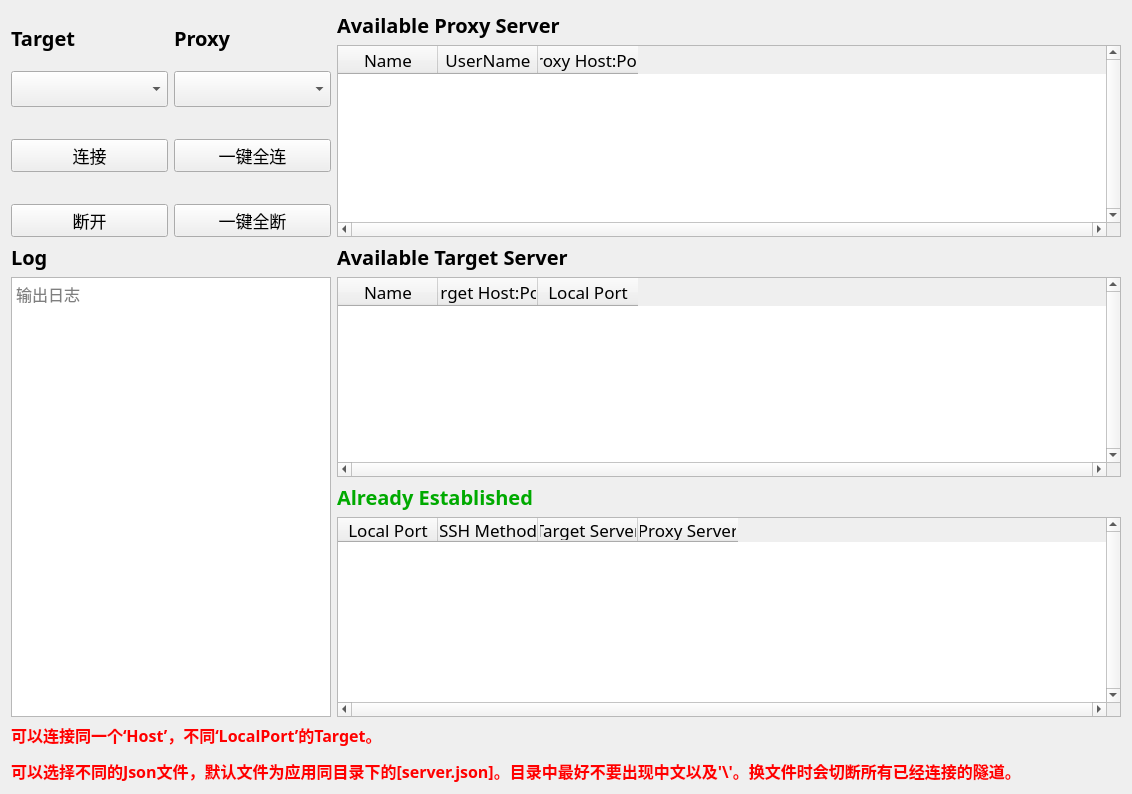
      <widget class="QWidget" name="pageConnect">
       <property name="sizePolicy">
        <sizepolicy hsizetype="Expanding" vsizetype="Expanding">
         <horstretch>0</horstretch>
         <verstretch>0</verstretch>
        </sizepolicy>
       </property>
       <layout class="QGridLayout" name="gridLayout">
        <item row="9" column="2">
         <widget class="QLabel" name="label_4">
          <property name="font">
           <font>
            <family>等线</family>
            <pointsize>15</pointsize>
            <weight>75</weight>
            <bold>true</bold>
           </font>
          </property>
          <property name="mouseTracking">
           <bool>true</bool>
          </property>
          <property name="text">
           <string>&lt;html&gt;&lt;head/&gt;&lt;body&gt;&lt;p&gt;&lt;span style=&quot; color:#00aa00;&quot;&gt;Already Established&lt;/span&gt;&lt;/p&gt;&lt;/body&gt;&lt;/html&gt;</string>
          </property>
         </widget>
        </item>
        <item row="4" column="0">
         <widget class="QPushButton" name="btnStart">
          <property name="sizePolicy">
           <sizepolicy hsizetype="Preferred" vsizetype="Fixed">
            <horstretch>0</horstretch>
            <verstretch>0</verstretch>
           </sizepolicy>
          </property>
          <property name="font">
           <font>
            <family>等线</family>
            <pointsize>13</pointsize>
            <weight>50</weight>
            <bold>false</bold>
           </font>
          </property>
          <property name="text">
           <string>连接</string>
          </property>
         </widget>
        </item>
        <item row="2" column="1">
         <widget class="QComboBox" name="proxyListBox">
          <property name="sizePolicy">
           <sizepolicy hsizetype="Preferred" vsizetype="Preferred">
            <horstretch>0</horstretch>
            <verstretch>0</verstretch>
           </sizepolicy>
          </property>
          <property name="font">
           <font>
            <family>等线</family>
            <pointsize>15</pointsize>
           </font>
          </property>
          <property name="currentIndex">
           <number>-1</number>
          </property>
          <property name="placeholderText">
           <string/>
          </property>
         </widget>
        </item>
        <item row="0" column="2">
         <widget class="QLabel" name="label_57">
          <property name="font">
           <font>
            <family>等线</family>
            <pointsize>15</pointsize>
            <weight>75</weight>
            <bold>true</bold>
           </font>
          </property>
          <property name="text">
           <string>Available Proxy Server</string>
          </property>
         </widget>
        </item>
        <item row="6" column="1">
         <widget class="QPushButton" name="btnAllStop">
          <property name="sizePolicy">
           <sizepolicy hsizetype="Preferred" vsizetype="Fixed">
            <horstretch>0</horstretch>
            <verstretch>0</verstretch>
           </sizepolicy>
          </property>
          <property name="font">
           <font>
            <family>等线</family>
            <pointsize>13</pointsize>
            <weight>50</weight>
            <bold>false</bold>
           </font>
          </property>
          <property name="text">
           <string>一键全断</string>
          </property>
         </widget>
        </item>
        <item row="1" column="2" rowspan="6">
         <widget class="QTableWidget" name="tblWdgAvailableProxyServer">
          <property name="minimumSize">
           <size>
            <width>0</width>
            <height>120</height>
           </size>
          </property>
          <property name="font">
           <font>
            <family>等线</family>
            <pointsize>13</pointsize>
           </font>
          </property>
          <property name="verticalScrollBarPolicy">
           <enum>Qt::ScrollBarAlwaysOn</enum>
          </property>
          <property name="horizontalScrollBarPolicy">
           <enum>Qt::ScrollBarAlwaysOn</enum>
          </property>
          <property name="verticalScrollMode">
           <enum>QAbstractItemView::ScrollPerPixel</enum>
          </property>
          <property name="horizontalScrollMode">
           <enum>QAbstractItemView::ScrollPerPixel</enum>
          </property>
          <property name="sortingEnabled">
           <bool>true</bool>
          </property>
          <attribute name="horizontalHeaderCascadingSectionResizes">
           <bool>true</bool>
          </attribute>
          <attribute name="horizontalHeaderMinimumSectionSize">
           <number>31</number>
          </attribute>
          <attribute name="horizontalHeaderShowSortIndicator" stdset="0">
           <bool>true</bool>
          </attribute>
          <attribute name="horizontalHeaderStretchLastSection">
           <bool>false</bool>
          </attribute>
          <attribute name="verticalHeaderCascadingSectionResizes">
           <bool>true</bool>
          </attribute>
          <attribute name="verticalHeaderMinimumSectionSize">
           <number>29</number>
          </attribute>
          <column>
           <property name="text">
            <string>Name</string>
           </property>
          </column>
          <column>
           <property name="text">
            <string>UserName</string>
           </property>
          </column>
          <column>
           <property name="text">
            <string>Proxy Host:Port</string>
           </property>
          </column>
         </widget>
        </item>
        <item row="11" column="0" colspan="3">
         <widget class="QLabel" name="label_32">
          <property name="font">
           <font>
            <family>等线</family>
            <pointsize>13</pointsize>
            <weight>75</weight>
            <bold>true</bold>
           </font>
          </property>
          <property name="text">
           <string>&lt;html&gt;&lt;head/&gt;&lt;body&gt;&lt;p&gt;&lt;span style=&quot; font-size:12pt; color:#ff0000;&quot;&gt;可以连接同一个‘Host’，不同‘LocalPort’的Target。&lt;/span&gt;&lt;/p&gt;&lt;p&gt;&lt;span style=&quot; font-size:12pt; color:#ff0000;&quot;&gt;可以选择不同的Json文件，默认文件为应用同目录下的[server.json]。目录中最好不要出现中文以及'\'。换文件时会切断所有已经连接的隧道。&lt;/span&gt;&lt;/p&gt;&lt;/body&gt;&lt;/html&gt;</string>
          </property>
         </widget>
        </item>
        <item row="8" column="0" rowspan="3" colspan="2">
         <widget class="QTextBrowser" name="txtBrowerLog">
          <property name="sizePolicy">
           <sizepolicy hsizetype="Expanding" vsizetype="MinimumExpanding">
            <horstretch>0</horstretch>
            <verstretch>0</verstretch>
           </sizepolicy>
          </property>
          <property name="minimumSize">
           <size>
            <width>320</width>
            <height>0</height>
           </size>
          </property>
          <property name="font">
           <font>
            <family>等线</family>
            <pointsize>12</pointsize>
           </font>
          </property>
          <property name="placeholderText">
           <string>输出日志</string>
          </property>
         </widget>
        </item>
        <item row="6" column="0">
         <widget class="QPushButton" name="btnStop">
          <property name="sizePolicy">
           <sizepolicy hsizetype="Preferred" vsizetype="Fixed">
            <horstretch>0</horstretch>
            <verstretch>0</verstretch>
           </sizepolicy>
          </property>
          <property name="font">
           <font>
            <family>等线</family>
            <pointsize>13</pointsize>
            <weight>50</weight>
            <bold>false</bold>
           </font>
          </property>
          <property name="text">
           <string>断开</string>
          </property>
         </widget>
        </item>
        <item row="7" column="2">
         <widget class="QLabel" name="label">
          <property name="font">
           <font>
            <family>等线</family>
            <pointsize>15</pointsize>
            <weight>75</weight>
            <bold>true</bold>
           </font>
          </property>
          <property name="text">
           <string>Available Target Server</string>
          </property>
         </widget>
        </item>
        <item row="4" column="1">
         <widget class="QPushButton" name="btnAllStart">
          <property name="sizePolicy">
           <sizepolicy hsizetype="Preferred" vsizetype="Fixed">
            <horstretch>0</horstretch>
            <verstretch>0</verstretch>
           </sizepolicy>
          </property>
          <property name="font">
           <font>
            <family>等线</family>
            <pointsize>13</pointsize>
            <weight>50</weight>
            <bold>false</bold>
           </font>
          </property>
          <property name="text">
           <string>一键全连</string>
          </property>
         </widget>
        </item>
        <item row="10" column="2">
         <widget class="QTableWidget" name="tblWdgStatus">
          <property name="sizePolicy">
           <sizepolicy hsizetype="Expanding" vsizetype="Expanding">
            <horstretch>0</horstretch>
            <verstretch>0</verstretch>
           </sizepolicy>
          </property>
          <property name="minimumSize">
           <size>
            <width>0</width>
            <height>200</height>
           </size>
          </property>
          <property name="font">
           <font>
            <family>等线</family>
            <pointsize>13</pointsize>
           </font>
          </property>
          <property name="layoutDirection">
           <enum>Qt::LeftToRight</enum>
          </property>
          <property name="verticalScrollBarPolicy">
           <enum>Qt::ScrollBarAlwaysOn</enum>
          </property>
          <property name="horizontalScrollBarPolicy">
           <enum>Qt::ScrollBarAlwaysOn</enum>
          </property>
          <property name="sizeAdjustPolicy">
           <enum>QAbstractScrollArea::AdjustIgnored</enum>
          </property>
          <property name="verticalScrollMode">
           <enum>QAbstractItemView::ScrollPerPixel</enum>
          </property>
          <property name="horizontalScrollMode">
           <enum>QAbstractItemView::ScrollPerPixel</enum>
          </property>
          <property name="showGrid">
           <bool>true</bool>
          </property>
          <property name="gridStyle">
           <enum>Qt::SolidLine</enum>
          </property>
          <property name="sortingEnabled">
           <bool>true</bool>
          </property>
          <property name="wordWrap">
           <bool>true</bool>
          </property>
          <property name="cornerButtonEnabled">
           <bool>true</bool>
          </property>
          <property name="rowCount">
           <number>0</number>
          </property>
          <attribute name="horizontalHeaderCascadingSectionResizes">
           <bool>true</bool>
          </attribute>
          <attribute name="horizontalHeaderHighlightSections">
           <bool>true</bool>
          </attribute>
          <attribute name="horizontalHeaderShowSortIndicator" stdset="0">
           <bool>true</bool>
          </attribute>
          <attribute name="horizontalHeaderStretchLastSection">
           <bool>false</bool>
          </attribute>
          <attribute name="verticalHeaderVisible">
           <bool>true</bool>
          </attribute>
          <attribute name="verticalHeaderCascadingSectionResizes">
           <bool>true</bool>
          </attribute>
          <attribute name="verticalHeaderHighlightSections">
           <bool>true</bool>
          </attribute>
          <attribute name="verticalHeaderShowSortIndicator" stdset="0">
           <bool>false</bool>
          </attribute>
          <attribute name="verticalHeaderStretchLastSection">
           <bool>false</bool>
          </attribute>
          <column>
           <property name="text">
            <string>Local Port</string>
           </property>
           <property name="font">
            <font>
             <pointsize>13</pointsize>
            </font>
           </property>
           <property name="textAlignment">
            <set>AlignCenter</set>
           </property>
          </column>
          <column>
           <property name="text">
            <string>SSH Method</string>
           </property>
           <property name="font">
            <font>
             <pointsize>13</pointsize>
            </font>
           </property>
           <property name="textAlignment">
            <set>AlignCenter</set>
           </property>
          </column>
          <column>
           <property name="text">
            <string>Target Server</string>
           </property>
           <property name="font">
            <font>
             <pointsize>13</pointsize>
            </font>
           </property>
           <property name="textAlignment">
            <set>AlignCenter</set>
           </property>
          </column>
          <column>
           <property name="text">
            <string>Proxy Server</string>
           </property>
           <property name="font">
            <font>
             <pointsize>13</pointsize>
            </font>
           </property>
           <property name="textAlignment">
            <set>AlignCenter</set>
           </property>
          </column>
         </widget>
        </item>
        <item row="7" column="0">
         <widget class="QLabel" name="label_56">
          <property name="font">
           <font>
            <family>等线</family>
            <pointsize>15</pointsize>
            <weight>75</weight>
            <bold>true</bold>
           </font>
          </property>
          <property name="text">
           <string>Log</string>
          </property>
         </widget>
        </item>
        <item row="2" column="0">
         <widget class="QComboBox" name="serverListBox">
          <property name="sizePolicy">
           <sizepolicy hsizetype="Preferred" vsizetype="Fixed">
            <horstretch>0</horstretch>
            <verstretch>0</verstretch>
           </sizepolicy>
          </property>
          <property name="font">
           <font>
            <family>等线</family>
            <pointsize>15</pointsize>
           </font>
          </property>
          <property name="currentIndex">
           <number>-1</number>
          </property>
          <property name="placeholderText">
           <string/>
          </property>
         </widget>
        </item>
        <item row="0" column="1" rowspan="2">
         <widget class="QLabel" name="label_3">
          <property name="sizePolicy">
           <sizepolicy hsizetype="Preferred" vsizetype="Fixed">
            <horstretch>0</horstretch>
            <verstretch>0</verstretch>
           </sizepolicy>
          </property>
          <property name="font">
           <font>
            <family>等线</family>
            <pointsize>15</pointsize>
            <weight>75</weight>
            <bold>true</bold>
           </font>
          </property>
          <property name="text">
           <string>Proxy</string>
          </property>
         </widget>
        </item>
        <item row="8" column="2">
         <widget class="QTableWidget" name="tblWdgAvailableTargetServer">
          <property name="minimumSize">
           <size>
            <width>0</width>
            <height>200</height>
           </size>
          </property>
          <property name="font">
           <font>
            <family>等线</family>
            <pointsize>13</pointsize>
           </font>
          </property>
          <property name="verticalScrollBarPolicy">
           <enum>Qt::ScrollBarAlwaysOn</enum>
          </property>
          <property name="horizontalScrollBarPolicy">
           <enum>Qt::ScrollBarAlwaysOn</enum>
          </property>
          <property name="verticalScrollMode">
           <enum>QAbstractItemView::ScrollPerPixel</enum>
          </property>
          <property name="horizontalScrollMode">
           <enum>QAbstractItemView::ScrollPerPixel</enum>
          </property>
          <property name="sortingEnabled">
           <bool>true</bool>
          </property>
          <attribute name="horizontalHeaderCascadingSectionResizes">
           <bool>true</bool>
          </attribute>
          <attribute name="horizontalHeaderMinimumSectionSize">
           <number>31</number>
          </attribute>
          <attribute name="horizontalHeaderShowSortIndicator" stdset="0">
           <bool>true</bool>
          </attribute>
          <attribute name="horizontalHeaderStretchLastSection">
           <bool>false</bool>
          </attribute>
          <attribute name="verticalHeaderCascadingSectionResizes">
           <bool>true</bool>
          </attribute>
          <attribute name="verticalHeaderMinimumSectionSize">
           <number>29</number>
          </attribute>
          <column>
           <property name="text">
            <string>Name</string>
           </property>
          </column>
          <column>
           <property name="text">
            <string>Target Host:Port</string>
           </property>
          </column>
          <column>
           <property name="text">
            <string>Local Port</string>
           </property>
          </column>
         </widget>
        </item>
        <item row="0" column="0" rowspan="2">
         <widget class="QLabel" name="label_2">
          <property name="sizePolicy">
           <sizepolicy hsizetype="Preferred" vsizetype="Fixed">
            <horstretch>0</horstretch>
            <verstretch>0</verstretch>
           </sizepolicy>
          </property>
          <property name="font">
           <font>
            <family>等线</family>
            <pointsize>15</pointsize>
            <weight>75</weight>
            <bold>true</bold>
           </font>
          </property>
          <property name="text">
           <string>Target</string>
          </property>
         </widget>
        </item>
       </layout>
      </widget>
